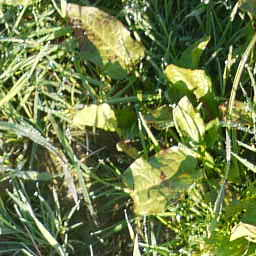
#> input picture weedDetectionInWheat/Dataset/train/docks/10699_22293_7625.jpg, 256 x 256 px, found by its file name; its folder holds only this picture in this run
$ python preprocesamiento.py
#> lines starting #> are read from the running program, lines starting #| are printed output that depends on the picture
import os
import numpy as np
import cv2
import pickle

from tqdm import tqdm
from pathlib import Path

direccionDataset = Path("weedDetectionInWheat/Dataset")
direccionEntrenamiento = direccionDataset / "train/"
direccionValidamiento = direccionDataset / "valid/"

# Necesito extraer las categorias de clasificación para el SVM.

categorias = []
dataEntrenamiento = []
dataEvaluar = []

for subfolder in direccionEntrenamiento.iterdir():

    if subfolder.is_dir():
        categorias.append(subfolder.name)
#> pass 2 of the loop `for subfolder in direccionEntrenamiento.iterdir():`:

# Preporcesar todas las imagenes.

for folder in categorias:

    direccion = os.path.join(direccionEntrenamiento, folder)
    etiquetas = categorias.index(folder)

    # Incorporamos con rqdm una herramienta visual para contemplar el progreso del cargado de imagenes.
    # Para usarlo solamente es incorporado en el for como prefijo, consecuentemente la básica de algoritmo y consecuentemente el mensaje a mostar.

    for imagen in tqdm(os.listdir(direccion), desc=f"Procesando Entrenamiento: {folder}"):

        direccionImagen = os.path.join(direccion, imagen)
        imagenEntrenamiento = cv2.imread(direccionImagen, 3)
#> imagenEntrenamiento is the input picture: shape (256, 256, 3); mean B, G, R 73.6, 125.5, 111.2
        imagenEntrenamiento = cv2.resize(imagenEntrenamiento,(227, 227))
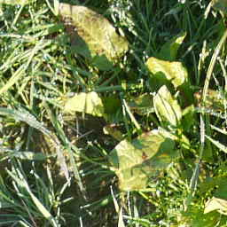
#> imagenEntrenamiento: shape (227, 227, 3); mean B, G, R 73.5, 125.4, 111
        imagen = np.array(imagenEntrenamiento).flatten()

        dataEntrenamiento.append([imagen, etiquetas])
#> pass 2 of the loop `for folder in categorias:`:
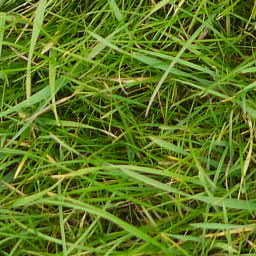
#> input picture weedDetectionInWheat/Dataset/train/notdocks/12308_25626_30691.jpg, 256 x 256 px, found by its file name
#> imagenEntrenamiento is the input picture: shape (256, 256, 3); mean B, G, R 34.4, 119.5, 94.6
#> `imagenEntrenamiento = cv2.resize(imagenEntrenamiento,(227, 227))`:
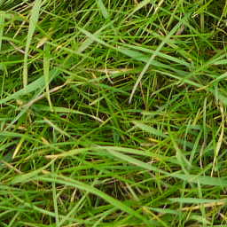
#> imagenEntrenamiento: shape (227, 227, 3); mean B, G, R 34.2, 119.4, 94.4

for folder in categorias:

    direccion = os.path.join(direccionValidamiento, folder)
    etiquetas = categorias.index(folder)

    # Incorporamos con rqdm una herramienta visual para contemplar el progreso del cargado de imagenes.
    # Para usarlo solamente es incorporado en el for como prefijo, consecuentemente la básica de algoritmo y consecuentemente el mensaje a mostar.

    for imagen in tqdm(os.listdir(direccion), desc=f"Procesando Evaluar: {folder}"):

        direccionImagen = os.path.join(direccion, imagen)
        imagenEntrenamiento = cv2.imread(direccionImagen, 3)
        imagenEntrenamiento = cv2.resize(imagenEntrenamiento,(227, 227))
        imagen = np.array(imagenEntrenamiento).flatten()

        dataEvaluar.append([imagen, etiquetas])
#> pass 2 of the loop `for folder in categorias:`:

# Transformar en una archivo load para ser usado por el modelo SVM.

pickIn = open("weedDetectionInWheat/SVM/dataEntrenamiento.pickle", "wb")
pickle.dump(dataEntrenamiento, pickIn)
pickIn.close()

pickIn = open("weedDetectionInWheat/SVM/dataEvaluar.pickle", "wb")
pickle.dump(dataEvaluar, pickIn)
pickIn.close()
